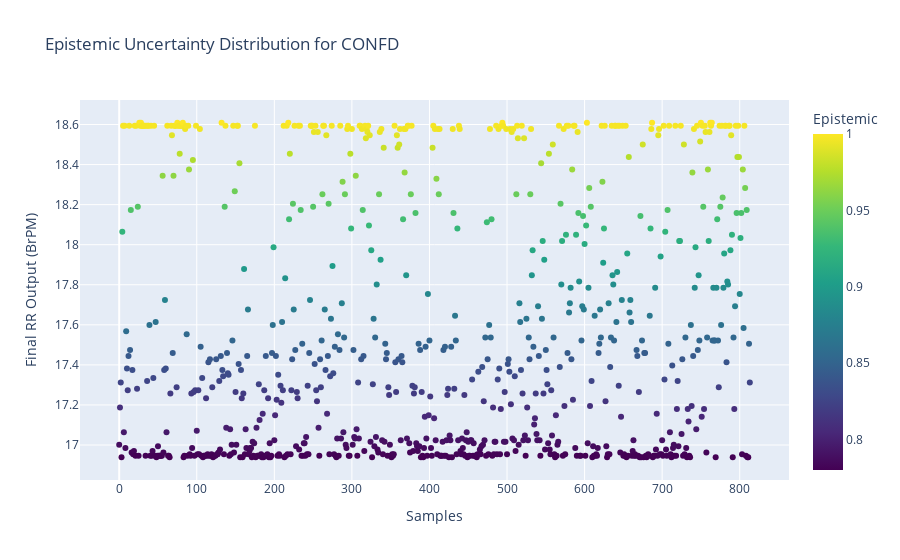
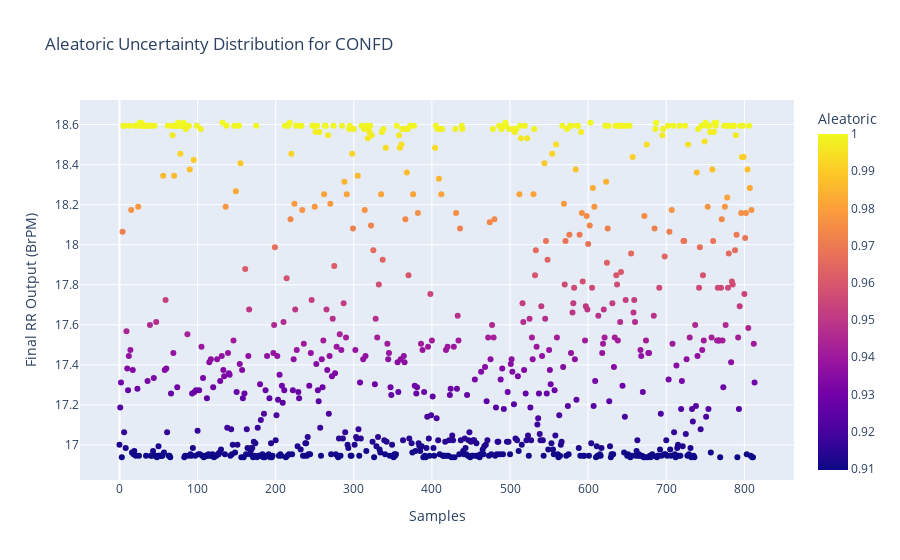

Source (notebook cell) for these figures, in order:
### Code cell
if input_conf == 'confb':
    fig1 = px.scatter(data_confb,x = 'Samples', y="Final RR Output (BrPM)",title="Epistemic Uncertainty Distribution for "+input_conf.upper(),
                     color="Epistemic", color_continuous_scale=px.colors.sequential.Viridis)

    fig2 = px.scatter(data_confb,x = 'Samples', y="Final RR Output (BrPM)",title="Aleatoric Uncertainty Distribution for "+input_conf.upper(),
                     color="Aleatoric", color_continuous_scale=px.colors.sequential.Plasma)

    fig1.show()
    fig2.show()

if input_conf == 'confa':
    fig1 = px.scatter(data_confa,x = 'Samples', y="Final RR Output (BrPM)",title="Epistemic Uncertainty Distribution for "+input_conf.upper(),
                     color="Epistemic", color_continuous_scale=px.colors.sequential.Viridis)

    fig2 = px.scatter(data_confa, x = 'Samples',y="Final RR Output (BrPM)",title="Aleatoric Uncertainty Distribution for "+input_conf.upper(),
                     color="Aleatoric", color_continuous_scale=px.colors.sequential.Plasma)

    fig1.show()
    fig2.show()    

if input_conf == 'confd':
    fig1 = px.scatter(data_confd,x = 'Samples', y="Final RR Output (BrPM)",title="Epistemic Uncertainty Distribution for "+input_conf.upper(),
                     color="Epistemic", color_continuous_scale=px.colors.sequential.Viridis)

    fig2 = px.scatter(data_confd, x = 'Samples',y="Final RR Output (BrPM)",title="Aleatoric Uncertainty Distribution for "+input_conf.upper(),
                     color="Aleatoric", color_continuous_scale=px.colors.sequential.Plasma)

    fig1.show()
    fig2.show() 

if input_conf == 'conff':
    fig1 = px.scatter(data_conff,x = 'Samples', y="Final RR Output (BrPM)",title="Epistemic Uncertainty Distribution for "+input_conf.upper(),
                     color="Epistemic", color_continuous_scale=px.colors.sequential.Viridis)

    fig2 = px.scatter(data_conff, x = 'Samples',y="Final RR Output (BrPM)",title="Aleatoric Uncertainty Distribution for "+input_conf.upper(),
                     color="Aleatoric", color_continuous_scale=px.colors.sequential.Plasma)

    fig1.show()
    fig2.show()

### Figure 1 — Plotly figure (JSON) as saved in the notebook; plotly's stock layout.template omitted (floating-point values rounded to 4 significant figures; data arrays with more than 128 entries replaced by an {"elided": "..."} marker saying what was removed)
{"data": [{"hovertemplate": "Samples=%{x}<br>Final RR Output (BrPM)=%{y}<br>Epistemic=%{marker.color}<extra></extra>", "legendgroup": "", "marker": {"color": {"elided": "814 float values"}, "coloraxis": "coloraxis", "symbol": "circle"}, "mode": "markers", "name": "", "orientation": "v", "showlegend": false, "type": "scatter", "x": {"elided": "814 int values"}, "xaxis": "x", "y": {"elided": "814 float values"}, "yaxis": "y"}], "layout": {"coloraxis": {"colorbar": {"title": {"text": "Epistemic"}}, "colorscale": [[0, "#440154"], [0.1111, "#482878"], [0.2222, "#3e4989"], [0.3333, "#31688e"], [0.4444, "#26828e"], [0.5556, "#1f9e89"], [0.6667, "#35b779"], [0.7778, "#6ece58"], [0.8889, "#b5de2b"], [1, "#fde725"]]}, "legend": {"tracegroupgap": 0}, "title": {"text": "Epistemic Uncertainty Distribution for CONFD"}, "xaxis": {"anchor": "y", "domain": [0, 1], "title": {"text": "Samples"}}, "yaxis": {"anchor": "x", "domain": [0, 1], "title": {"text": "Final RR Output (BrPM)"}}}}

### Figure 2 — Plotly figure (JSON) as saved in the notebook; plotly's stock layout.template omitted (floating-point values rounded to 4 significant figures; data arrays with more than 128 entries replaced by an {"elided": "..."} marker saying what was removed)
{"data": [{"hovertemplate": "Samples=%{x}<br>Final RR Output (BrPM)=%{y}<br>Aleatoric=%{marker.color}<extra></extra>", "legendgroup": "", "marker": {"color": {"elided": "814 float values"}, "coloraxis": "coloraxis", "symbol": "circle"}, "mode": "markers", "name": "", "orientation": "v", "showlegend": false, "type": "scatter", "x": {"elided": "814 int values"}, "xaxis": "x", "y": {"elided": "814 float values"}, "yaxis": "y"}], "layout": {"coloraxis": {"colorbar": {"title": {"text": "Aleatoric"}}, "colorscale": [[0, "#0d0887"], [0.1111, "#46039f"], [0.2222, "#7201a8"], [0.3333, "#9c179e"], [0.4444, "#bd3786"], [0.5556, "#d8576b"], [0.6667, "#ed7953"], [0.7778, "#fb9f3a"], [0.8889, "#fdca26"], [1, "#f0f921"]]}, "legend": {"tracegroupgap": 0}, "title": {"text": "Aleatoric Uncertainty Distribution for CONFD"}, "xaxis": {"anchor": "y", "domain": [0, 1], "title": {"text": "Samples"}}, "yaxis": {"anchor": "x", "domain": [0, 1], "title": {"text": "Final RR Output (BrPM)"}}}}
